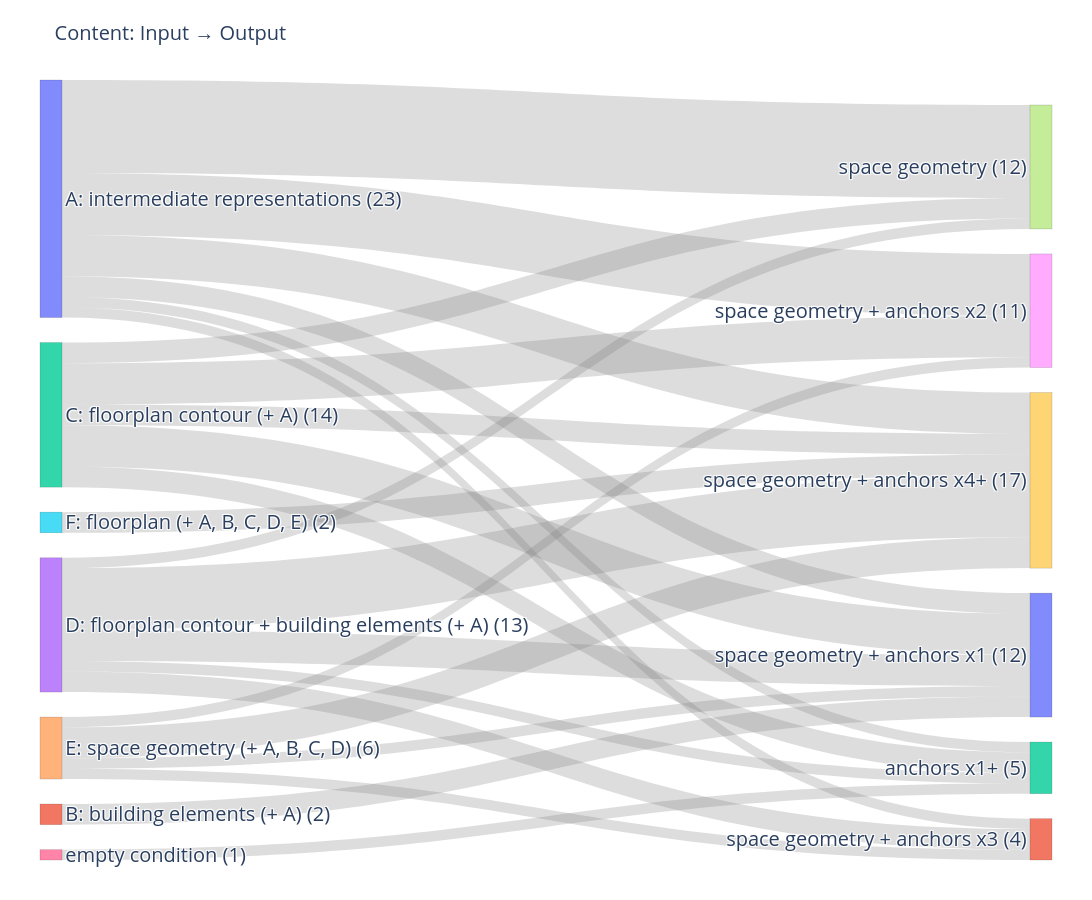

Notebook code for this chart:
### Markdown cell above
# INPUT / OUTPUT: GROUPS

### Code cell
plot_sankey_input_output_content(df_model)

### Figure 1 — Plotly figure (JSON) as saved in the notebook; plotly's stock layout.template omitted (floating-point values rounded to 4 significant figures)
{"data": [{"arrangement": "snap", "link": {"color": "rgba(120,120,120,0.25)", "source": [0, 0, 0, 0, 0, 0, 1, 2, 2, 2, 2, 2, 3, 3, 3, 3, 3, 4, 4, 4, 4, 5, 6], "target": [7, 8, 9, 10, 11, 12, 10, 8, 10, 9, 12, 7, 9, 10, 11, 7, 12, 9, 8, 10, 11, 9, 12], "value": [9, 6, 4, 2, 1, 1, 2, 4, 4, 2, 2, 2, 6, 3, 2, 1, 1, 3, 1, 1, 1, 2, 1]}, "node": {"label": ["A: intermediate representations (23)", "B: building elements (+ A) (2)", "C: floorplan contour (+ A) (14)", "D: floorplan contour + building elements (+ A) (13)", "E: space geometry (+ A, B, C, D) (6)", "F: floorplan (+ A, B, C, D, E) (2)", "empty condition (1)", "space geometry (12)", "space geometry + anchors x2 (11)", "space geometry + anchors x4+ (17)", "space geometry + anchors x1 (12)", "space geometry + anchors x3 (4)", "anchors x1+ (5)"], "line": {"color": "rgba(0,0,0,0.25)", "width": 0.5}, "pad": 25, "thickness": 22}, "type": "sankey"}], "layout": {"font": {"size": 20}, "height": 900, "margin": {"b": 40, "l": 40, "r": 40, "t": 80}, "title": {"font": {"size": 20}, "text": "Content: Input → Output"}, "width": 1400}}
